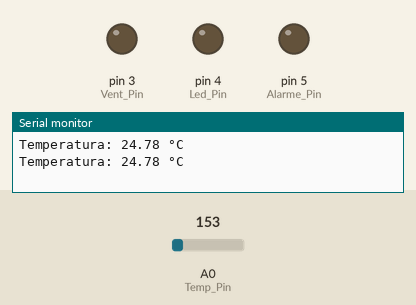
Recording of a sketch running on a simulated Arduino Uno, built with avr-gcc and run on an emulated ATmega328P. Shown: output pins drawn as LEDs (lit = HIGH), the last lines printed to the serial monitor. The inputs (shaded band) are chosen by the test bench; at power-on: A0 (Temp_Pin) = 153.

Above: at 1.8 s.
1.9 s: A0 (Temp_Pin) set to 171
At 2.3 s:
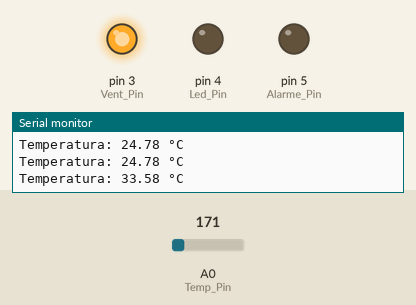
3.5 s: A0 (Temp_Pin) set to 188
5.2 s: A0 (Temp_Pin) set to 217
At 6.6 s:
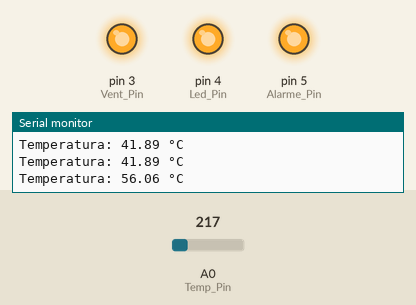
7.5 s: A0 (Temp_Pin) set to 191
At 9.2 s:
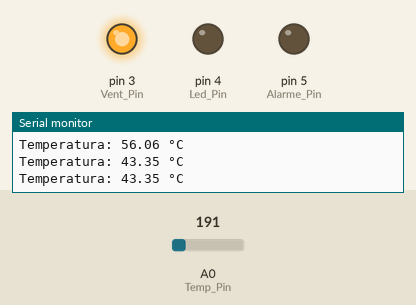
9.5 s: A0 (Temp_Pin) set to 221
At 11.0 s:
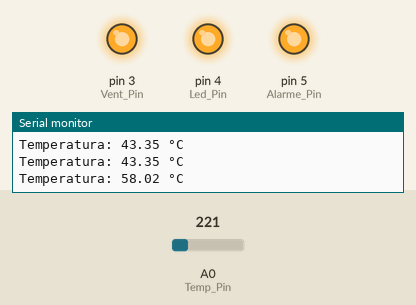
Timing chart, 0 to 12.5 s (numbered marks = the images above; inputs shaded):
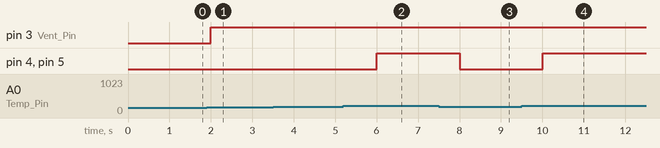

The sketch:

simulador_estufa_hortali_as_iot_dio1.ino
```cpp
// Criado por Guilherme G. Evangelista

int Temp_Pin = A0;
 int Vent_Pin = 3;
 int Led_Pin = 4;
 int Alarme_Pin = 5;

void setup()
{
  Serial.begin(9600);
  pinMode(Temp_Pin, INPUT);
  pinMode(Vent_Pin, OUTPUT);
  pinMode(Led_Pin, OUTPUT);
  pinMode(Alarme_Pin, OUTPUT);
}

void loop()
{

  float temperatura = getTemperature();

  Serial.print("Temperatura: ");
  Serial.print(temperatura);
  Serial.println(" °C");

  if (temperatura >= 30) {
    digitalWrite(Vent_Pin, HIGH);
  } else
  {
    digitalWrite(Vent_Pin, LOW);
  }

  if (temperatura > 50) {
    digitalWrite(Led_Pin, HIGH);
    digitalWrite(Alarme_Pin, HIGH);
  } else
  {
    digitalWrite(Led_Pin, LOW);
    digitalWrite(Alarme_Pin, LOW);
  }

  delay(1000);
}

  float getTemperature() {
  int sensorValue = analogRead(Temp_Pin);
  float voltage = (sensorValue / 1023.0) * 5.0;
  float temperatura = (voltage - 0.5) * 100.0;
  return temperatura;
  }
```

Measured:
- the behaviour switches between 163 and 164 on A0 (Temp_Pin) (found by bisection; images 0 and 1)
- the behaviour switches between 204 and 205 on A0 (Temp_Pin) (found by bisection; images 1 and 2)
- after the input at 1.9 s, pin 3 (Vent_Pin): LOW → HIGH after 0.10 s
- after the input at 5.2 s, pin 4 (Led_Pin), pin 5 (Alarme_Pin): LOW → HIGH after 0.81 s
- after the input at 7.5 s, pin 4 (Led_Pin), pin 5 (Alarme_Pin): HIGH → LOW after 0.51 s
- after the input at 9.5 s, pin 4 (Led_Pin), pin 5 (Alarme_Pin): LOW → HIGH after 0.51 s
